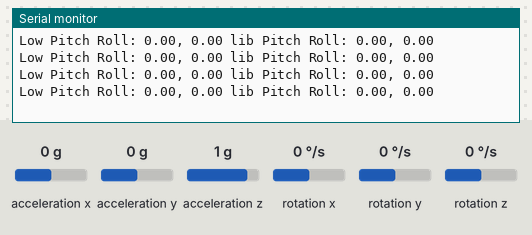
Recording of a sketch running on a simulated Arduino Uno, built with avr-gcc and run on an emulated ATmega328P. Parts: the last lines printed to the serial monitor. Inputs (shaded band) come from the test bench; at power-on: acceleration x 0 g, acceleration y 0 g, acceleration z 1 g, rotation x 0 °/s, rotation y 0 °/s, rotation z 0 °/s.

Above: at 3.2 s.
3.3 s: acceleration x set to -1.4 g
At 3.72 s:
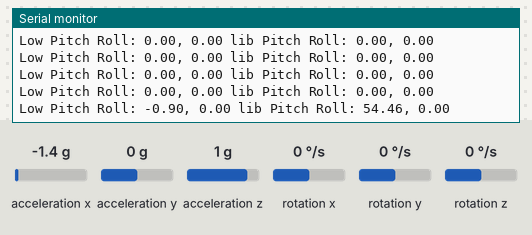
4.8 s: acceleration y set to -1.4 g
At 5.0 s:
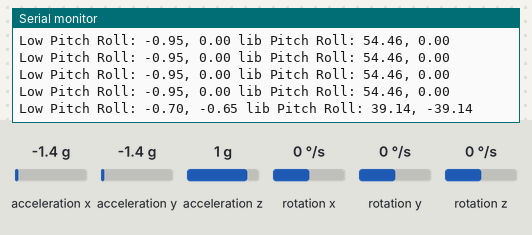
6.3 s: acceleration z set to -1.4 g
At 6.53 s:
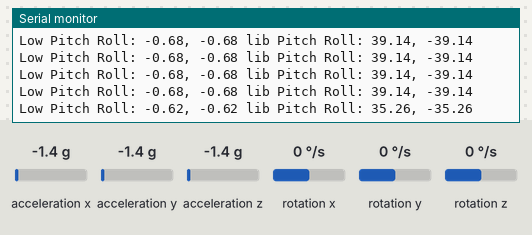
Timing chart, 0 to 9.3 s (numbered marks = the images above; inputs shaded):
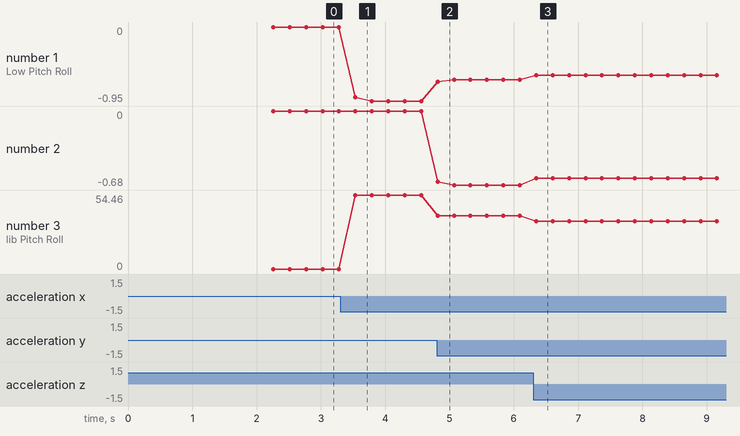

Measured:
- after the input at 3.3 s, the serial monitor: prints a new line after 0.24 s (image 1)
- after the input at 4.8 s, the serial monitor: prints a new line at once (image 2)
- after the input at 6.3 s, the serial monitor: prints a new line after 0.05 s (image 3)
- plotted number 1: 0 → -0.95 after the input at 3.3 s, -0.95 → -0.68 after the input at 4.8 s, -0.68 → -0.62 after the input at 6.3 s
- plotted number 2: 0 → -0.68 after the input at 4.8 s, -0.68 → -0.62 after the input at 6.3 s
- plotted number 3: 0 → 54.46 after the input at 3.3 s, 54.46 → 39.14 after the input at 4.8 s, 39.14 → 35.26 after the input at 6.3 s

The sketch:

106_5_get_pitch_roll_gyro_n_accel.ino
```cpp
#include "MPU9250.h"
#include <math.h>

MPU9250 mpu;

float accelX, accelY, accelZ;
float gyroX, gyroY, gyroZ;
float pitch, roll;

// Complementary filter coefficients
float alpha = 0.95f;
float beta = 1.0f - alpha;

void setup() {
    Serial.begin(115200);
    Wire.begin();
    delay(2000);

    if (!mpu.setup(0x68)) {  // change to your own address
        while (1) {
            Serial.println("MPU connection failed. Please check your connection with `connection_check` example.");
            delay(5000);
        }
    }
}

void loop() {
    if (mpu.update()) {
        static uint32_t prev_ms = millis();
        if (millis() > prev_ms + 250) {
            print_pitch_roll();
            prev_ms = millis();
        }
    }
}

void print_pitch_roll() {
    accelX = mpu.getAccX();
    accelY = mpu.getAccY();
    accelZ = mpu.getAccZ();

    // Calculate the pitch and roll angles
    calculateAngles();

    Serial.print("Low Pitch Roll: ");
    Serial.print(pitch, 2);
    Serial.print(", ");
    Serial.print(roll, 2);
    Serial.print(" lib Pitch Roll: ");
    Serial.print(mpu.getPitch(), 2);
    Serial.print(", ");
    Serial.println(mpu.getRoll(), 2);
}

// Calculate the pitch and roll angles from the gyro and accelerometer readings
void calculateAngles() {
  // Calculate the delta pitch and roll angles
  float deltaPitch = gyroX * alpha;
  float deltaRoll = gyroY * alpha;

  // Calculate the pitch and roll angles
  pitch += deltaPitch;
  roll += deltaRoll;

  // Compensate for the effects of acceleration on the pitch and roll angles
  float accelPitch = atan2(accelX, sqrt(accelY * accelY + accelZ * accelZ));
  float accelRoll = atan2(accelY, sqrt(accelX * accelX + accelZ * accelZ));

  pitch = beta * pitch + alpha * accelPitch;
  roll = beta * roll + alpha * accelRoll;
}
```
